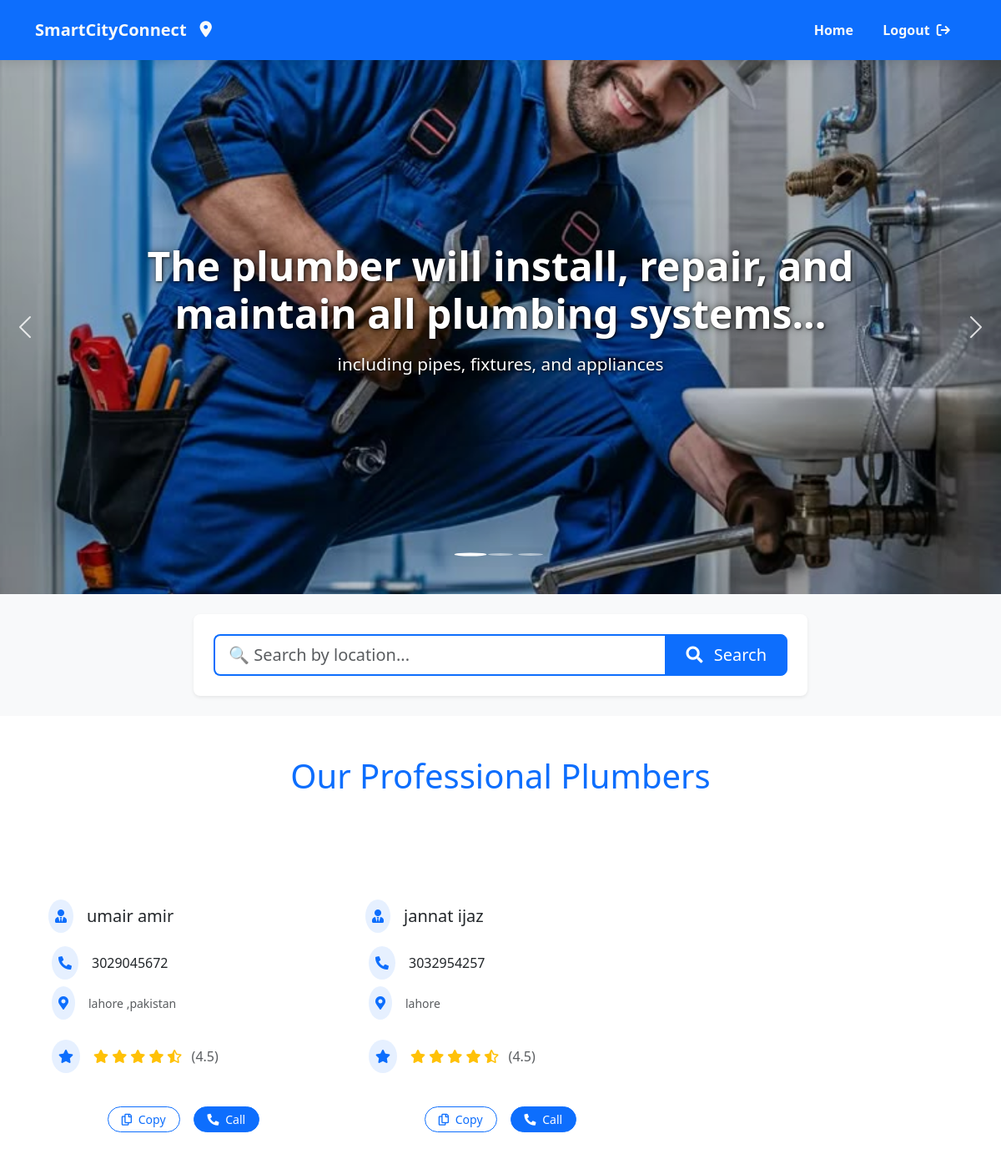
The page /Plumber/ (signed in) on the database its author committed.
### smartcity/models.py (models this page shows, shortened)
class ServiceProviderR(models.Model):
    user = models.OneToOneField(User, on_delete=models.CASCADE)
    service_image = models.ImageField(upload_to='service_images/')
    servicename = models.CharField(max_length=100)  # This can be the name of the service
    Phoneno = models.CharField(max_length=15)
    address = models.TextField()

### smartcity/views.py (the view)
# urls.py: path('Plumber/',Plumber,name="Plumber"),
@login_required(login_url='/Login_page/')
def Plumber(request):
   queryset = ServiceProviderR.objects.filter(
   servicename__iexact='plumber' ).select_related('user')
   location = request.GET.get('location', '').strip()
   if location:
       queryset = ServiceProviderR.objects.filter(address__icontains=location, servicename__iexact='plumber').select_related('user')
       page_title = f"Plumbers in {location}"
   else:
     queryset = ServiceProviderR.objects.filter(servicename__iexact='plumber').select_related('user')
     page_title = "Professional Plumbers"
     context = { 'plumbers': queryset,'page_title': page_title, 'search_location': location, }
     return render(request,'Plumber.html', context)

### smartcity/templates/Plumber.html (shortened to what this page needs)
{% load static%}
<!DOCTYPE html>
<html lang="en">
<head>
    <link href="https://cdn.jsdelivr.net/npm/bootstrap@5.3.3/dist/css/bootstrap.min.css" rel="stylesheet">
    <link
    rel="stylesheet"
    href="https://cdnjs.cloudflare.com/ajax/libs/font-awesome/6.6.0/css/all.min.css"
  />
  <link  rel="stylesheet"  href="{% static 'css/plumber.css'%}">
</head>
<body>
<div class="container-fluid bg-primary navbar-container">
  <div class="container">
    <div class="row">
      <div class="col-12">
        <nav class="navbar navbar-expand-lg navbar-dark">
          <a class="navbar-brand text-light fw-bold d-flex align-items-center brand-logo" href="{% url 'Home'%}">
            <span class="logo-text">SmartCityConnect</span>
            <i class="fa-solid fa-location-dot logo-icon ms-2"></i>
          </a>
          <div class="collapse navbar-collapse justify-content-lg-end" id="navbarNav">
            <ul class="navbar-nav nav-items">
              <li class="nav-item">
                <a href="{% url 'Home'%}" class="nav-link text-light fw-bold nav-link-hover">
                  <span>Home</span>
                </a>
              </li>
              {% if user.is_authenticated %}
                <li class="nav-item">
                  <form method="post" action="{% url 'logout' %}" class="d-inline">
                    <button type="submit" class="nav-link text-light fw-bold nav-link-hover login-btn" style="background: none; border: none; cursor: pointer;">
                      <span>Logout</span>
                      <i class="fa-solid fa-arrow-right-from-bracket ms-1"></i>
                    </button>
                  </form>
                </li>
              {% endif %}
            </ul>
          </div>
        </nav>
      </div>
    </div>
  </div>
</div>
  <div id="carouselExampleCaptions" class="carousel slide">
    <div class="carousel-indicators">
      <button type="button" data-bs-target="#carouselExampleCaptions" data-bs-slide-to="0" class="active" aria-current="true" aria-label="Slide 1"></button>
      <button type="button" data-bs-target="#carouselExampleCaptions" data-bs-slide-to="1" aria-label="Slide 2"></button>
      <button type="button" data-bs-target="#carouselExampleCaptions" data-bs-slide-to="2" aria-label="Slide 3"></button>
    </div>
    <div class="carousel-inner">
      <div class="carousel-item active">
        <img src="{% static 'media/plumber.jpeg'%}" class="d-block w-100 slider-img" alt="Plumbing services"/>
        <div class="carousel-caption d-none d-md-block">
          <h2 class="slider-title animate__animated animate__fadeIn">The plumber will install, repair, and maintain all plumbing systems...</h2>
          <p class="slider-subtitle animate__animated animate__fadeIn animate__delay-1s">including pipes, fixtures, and appliances</p>
        </div>
      </div>
    </div>
    <button class="carousel-control-prev" type="button" data-bs-target="#carouselExampleCaptions" data-bs-slide="prev">
      <span class="carousel-control-prev-icon" aria-hidden="true"></span>
    </button>
    <button class="carousel-control-next" type="button" data-bs-target="#carouselExampleCaptions" data-bs-slide="next">
      <span class="carousel-control-next-icon" aria-hidden="true"></span>
    </button>
  </div>
  <div class="container-fluid py-4 search-section">
    <div class="container">
      <div class="row justify-content-center">
        <div class="col-lg-8 col-md-10">
          <div class="bg-white p-4 rounded-3 shadow-sm">
            <form action="{% url 'Plumber' %}" method="GET" class="search-form">
              <div class="input-group">
                <input type="search"
                       name="location"
                       class="form-control form-control-lg border-primary border-2"
                       placeholder="🔍 Search by location..."
                       value="{{ search_location|default:'' }}"
                       aria-label="Search professionals by location">
                <button class="btn btn-primary btn-lg px-4" type="submit">
                  <i class="fas fa-search me-2"></i> Search
                </button>
              </div>
            </form>
          </div>
        </div>
      </div>
    </div>
  </div>
  {% block content %}
  <link rel="stylesheet" href="https://cdnjs.cloudflare.com/ajax/libs/font-awesome/5.15.4/css/all.min.css"/>
  <link rel="stylesheet" href="https://cdnjs.cloudflare.com/ajax/libs/animate.css/4.1.1/animate.min.css"/>
  <div class="container py-5">
      <h1 class="text-center mb-5 text-primary animate__animated animate__fadeInDown">Our Professional Plumbers</h1>
      <div class="row row-cols-1 row-cols-md-2 row-cols-lg-3 g-4">
          {% for plumber in plumbers %}
          <div class="col">
              <div class="card h-100 border-0 plumber-card shadow-sm">
                  <div class="card-header bg-primary border-0 py-3 position-relative overflow-hidden">
                      <h4 class="mb-0 text-center text-white fw-bold service-title animate__animated animate__fadeIn">
                      </h4>
                  </div>
                  <div class="card-body text-left d-flex flex-column bg-light">
                      <div class="d-flex align-items-center mb-3 animate__animated animate__fadeInLeft">
                          <div class="bg-primary bg-opacity-10 p-2 rounded-circle me-3">
                              <i class="fas fa-user-tie text-primary"></i>
                          </div>
                          <h5 class="card-title mb-0 text-dark">
                              {% firstof plumber.user.get_full_name.strip plumber.user.username %}
                          </h5>
                      </div>
                      <div class="contact-info mb-4 ps-1">
                          <div class="d-flex align-items-center mb-2 animate__animated animate__fadeInLeft" style="animation-delay: 0.1s;">
                              <div class="bg-primary bg-opacity-10 p-2 rounded-circle me-3">
                                  <i class="fas fa-phone-alt text-primary"></i>
                              </div>
                              <span class="phone-number text-dark">{{ plumber.Phoneno }}</span>
                          </div>
                          <div class="d-flex align-items-center animate__animated animate__fadeInLeft" style="animation-delay: 0.2s;">
                              <div class="bg-primary bg-opacity-10 p-2 rounded-circle me-3">
                                  <i class="fas fa-map-marker-alt text-primary"></i>
                              </div>
                              <small class="text-muted">{{ plumber.address }}</small>
                          </div>
                      </div>
                      <div class="mb-4 ps-1 animate__animated animate__fadeInLeft" style="animation-delay: 0.3s;">
                          <div class="d-flex align-items-center">
                              <div class="bg-primary bg-opacity-10 p-2 rounded-circle me-3">
                                  <i class="fas fa-star text-primary"></i>
                              </div>
                              <div class="text-warning">
                                  <i class="fas fa-star"></i>
                                  <i class="fas fa-star"></i>
                                  <i class="fas fa-star"></i>
                                  <i class="fas fa-star"></i>
                                  <i class="fas fa-star-half-alt"></i>
                                  <span class="text-muted ms-2">(4.5)</span>
                              </div>
                          </div>
                      </div>
                      <div class="mt-auto d-flex justify-content-center gap-3 pt-3 animate__animated animate__fadeInUp" style="animation-delay: 0.4s;">
                          <button class="btn btn-outline-primary btn-sm copy-btn px-3 rounded-pill hover-lift"
                                  data-phone="{{ plumber.Phoneno }}">
                              <i class="far fa-copy me-1"></i> Copy
                          </button>
                          <a href="tel:{{ plumber.Phoneno }}" class="btn btn-primary btn-sm call-btn text-white px-3 rounded-pill hover-lift">
                              <i class="fas fa-phone-alt me-1"></i> Call
                          </a>
                      </div>
                  </div>
              </div>
          </div>
          {% empty %}
          <div class="col-12 animate__animated animate__fadeIn">
              <div class="alert alert-info text-center">No plumbers available at the moment.</div>
          </div>
          {% endfor %}
      </div>
    </div>
  {% endblock %}
</body>
</html>

### static/css/plumber.css (style rules this page uses)
.navbar-container { box-shadow: 0 4px 12px rgba(0, 0, 0, 0.1); transition: all 0.3s ease; position: sticky; top: 0; z-index: 1020; }
.navbar { padding: 0.8rem 0; }
.brand-logo { display: flex; align-items: center; transition: all 0.3s ease; padding: 0.5rem 0; }
.logo-text { margin-right: 8px; position: relative; }
.logo-text::after { content: ''; position: absolute; bottom: -2px; left: 0; width: 0; height: 2px; background-color: white; transition: width 0.3s ease; }
.logo-icon { font-size: 1.2rem; transition: all 0.3s ease; transform: translateY(0); animation: pulse 2s infinite; }
.nav-link-hover { position: relative; padding: 0.5rem 1rem; transition: all 0.3s ease; }
.nav-link-hover span { position: relative; z-index: 1; }
.nav-link-hover::before { content: ''; position: absolute; bottom: 0; left: 0; width: 0; height: 2px; background-color: white; transition: width 0.3s ease; }
.login-btn { background-color: rgba(255, 255, 255, 0.2); border-radius: 4px; margin-left: 0.5rem; padding: 0.5rem 1.2rem !important; transition: all 0.3s ease; }
.carousel { position: relative; overflow: hidden; }
.slider-img { height: 80vh; min-height: 500px; width: 100%; object-fit: cover; filter: brightness(0.85); }
.carousel-caption { position: absolute; top: 55%; left: 50%; transform: translate(-50%, -50%); width: 80%; text-align: center; padding: 0; color: white; text-shadow: 1px 1px 3px rgba(0, 0, 0, 0.8), 0 0 10px rgba(0, 0, 0, 0.5); }
.slider-title { font-size: 3.5rem; font-weight: 700; margin-bottom: 1rem; line-height: 1.2; }
.slider-subtitle { font-size: 1.5rem; font-weight: 400; margin-bottom: 0; }
.carousel-control-prev, .carousel-control-next { width: 5%; opacity: 0.8; transition: all 0.3s ease; }
.carousel-indicators { bottom: 20px; }
.carousel-indicators button { width: 10px; height: 10px; border-radius: 50%; margin: 0 6px; transition: all 0.3s ease; }
.carousel-indicators button.active { transform: scale(1.3); background-color: #fff; }
.animate__animated { animation-duration: 1s; animation-fill-mode: both; }
.animate__fadeIn { animation-name: fadeIn; }
.animate__delay-1s { animation-delay: 1s; }
@media (max-width: 1200px) { .slider-title { font-size: 3rem; } }
@media (max-width: 1200px) { .slider-subtitle { font-size: 1.3rem; } }
.search-section { background-color: #f8f9fa; }
.search-form .form-control { border-right: none; transition: all 0.3s ease; }
.search-form .btn { transition: all 0.3s ease; }
@media (min-width: 1200px) { .search-form .form-control { min-width: 400px; } }

### rows shown on the page
ServiceProviderR: user.last_name "umair amir", Phoneno "3029045672", address "lahore ,pakistan"
ServiceProviderR: user.last_name "jannat ijaz", Phoneno "3032954257", address "lahore"
